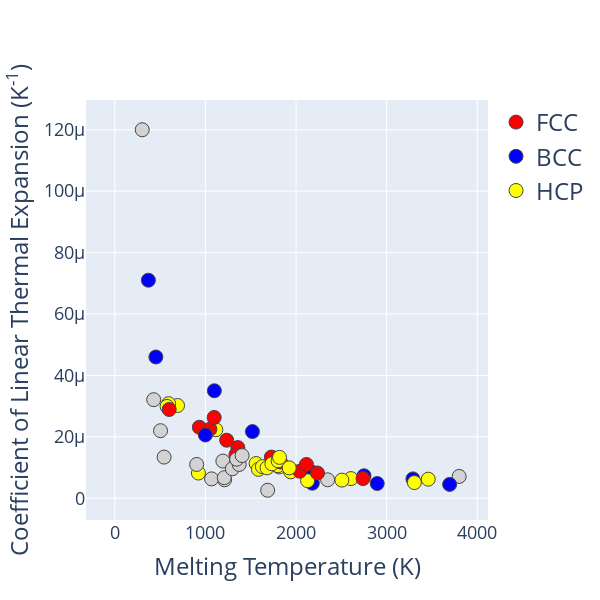

Here is the notebook cell this chart was saved with:
### Markdown cell above
<font color=blue> **Exercise 3.**  a) Find the three metals with highest Young's moduli. b) What are the Young's moduli of Al, Fe and Pb? </font>

### Code cell
layout0= go.Layout(hovermode= 'closest', width = 600, height=600, showlegend=True,  # Hovermode establishes the way the labels that appear when you hover are arranged # Establishing a square plot width=height
    xaxis= dict(title=go.layout.xaxis.Title(text='Melting Temperature (K)', font=dict(size=24)), zeroline= False, gridwidth= 1, tickfont=dict(size=18)), # Axis Titles. Removing the X-axis Mark. Adding a Grid
    yaxis= dict(title=go.layout.yaxis.Title(text='Coefficient of Linear Thermal Expansion (K<sup>-1</sup>)', font=dict(size=24)), zeroline= False, gridwidth= 1, tickfont=dict(size=18)), # Axis Titles. Removing the Y-axis Mark. Adding a Grid
    legend=dict(font=dict(size=24))) # Adding a legend

# Trace

trace0 = go.Scatter(x = melting_temperature,y = CTE, mode = 'markers',
    marker= dict(size= 14, line= dict(width=1), color=colors), # We add a size, a border and our custom colors to the markers
    text= sample, # This attribute (Text) labels each point to this list, which contains our elements in the same indexes as our properties
showlegend = False)


# Empty Traces for Legend
legend_plot_FCC = go.Scatter(x=[None], y=[None], mode='markers', marker=dict(size=14,  line= dict(width=1),color='red'), name = 'FCC')
legend_plot_BCC = go.Scatter(x=[None], y=[None], mode='markers', marker=dict(size=14,  line= dict(width=1),color='blue'), name = 'BCC')
legend_plot_HCP = go.Scatter(x=[None], y=[None], mode='markers', marker=dict(size=14,  line= dict(width=1),color='yellow'), name = 'HCP')


data = [trace0, legend_plot_FCC, legend_plot_BCC, legend_plot_HCP]

fig= go.Figure(data, layout=layout0)
iplot(fig)

### Figure 1 — Plotly figure (JSON) as saved in the notebook; plotly's stock layout.template omitted (floating-point values rounded to 4 significant figures)
{"data": [{"marker": {"color": ["lightgray", "lightgray", "blue", "yellow", "lightgray", "lightgray", "lightgray", "lightgray", "lightgray", "lightgray", "blue", "yellow", "red", "lightgray", "blue", "lightgray", "lightgray", "lightgray", "blue", "yellow", "yellow", "yellow", "blue", "blue", "blue", "blue", "yellow", "red", "red", "yellow", "lightgray", "lightgray", "lightgray", "lightgray", "lightgray", "lightgray", "blue", "red", "yellow", "yellow", "blue", "blue", "yellow", "yellow", "red", "red", "red", "yellow", "lightgray", "lightgray", "lightgray", "lightgray", "lightgray", "lightgray", "blue", "blue", "yellow", "blue", "blue", "yellow", "yellow", "red", "red", "red", "lightgray", "yellow", "red", "lightgray", "lightgray", "lightgray", "lightgray", "lightgray", "lightgray", "lightgray", "blue", "yellow", "yellow", "yellow", "yellow", "yellow", "yellow", "red", "yellow", "lightgray", "red", "lightgray", "lightgray", "lightgray", "lightgray"], "line": {"width": 1}, "size": 14}, "mode": "markers", "showlegend": false, "text": ["H", "He", "Li", "Be", "B", "C", "N", "O", "F", "Ne", "Na", "Mg", "Al", "Si", "P", "S", "Cl", "Ar", "K", "Ca", "Sc", "Ti", "V", "Cr", "Mn", "Fe", "Co", "Ni", "Cu", "Zn", "Ga", "Ge", "As", "Se", "Br", "Kr", "Rb", "Sr", "Y", "Zr", "Nb", "Mo", "Tc", "Ru", "Rh", "Pd", "Ag", "Cd", "In", "Sn", "Sb", "Te", "I", "Xe", "Cs", "Ba", "Hf", "Ta", "W", "Re", "Os", "Ir", "Pt", "Au", "Hg", "Tl", "Pb", "Bi", "La", "Ce", "Pr", "Nd", "Pm", "Sm", "Eu", "Gd", "Tb", "Dy", "Ho", "Er", "Tm", "Yb", "Lu", "Ac", "Th", "Pa", "U", "Np", "Pu"], "type": "scatter", "x": [14.01, 0.95, 453.7, 1560, 2349, 3800, 63.05, 54.8, 53.53, 24.56, 370.9, 923, 933.5, 1687, 317.3, 388.4, 171.6, 83.8, 336.5, 1115, 1814, 1941, 2183, 2180, 1519, 1811, 1768, 1728, 1358.0, 692.7, 302.9, 1211.0, 1090, 494, 265.8, 115.8, 312.5, 1050, 1799, 2128, 2750, 2896, 2430, 2607, 2237, 1828.0, 1235.0, 594.2, 429.8, 505.1, 903.8, 722.7, 386.9, 161.4, 301.6, 1000, 2506, 3290, 3695, 3459, 3306, 2739, 2041.0, 1337.0, 234.3, 577, 600.6, 544.4, 1193, 1068, 1208, 1297, 1373, 1345, 1099, 1585, 1629, 1680, 1734, 1802, 1818, 1097, 1925, 1323, 2115, 1841, 1405.0, 910, 912.5], "y": [null, null, 4.6e-05, 1.13e-05, 6e-06, 7.1e-06, null, null, null, null, 7.1e-05, 8.2e-06, 2.31e-05, 2.6e-06, null, null, null, null, null, 2.23e-05, 1.02e-05, 8.6e-06, 8.4e-06, 4.9e-06, 2.17e-05, 1.18e-05, 1.3e-05, 1.34e-05, 1.65e-05, 3.02e-05, 0.00012, 6e-06, null, null, null, null, null, 2.25e-05, 1.06e-05, 5.7e-06, 7.3e-06, 4.8e-06, null, 6.4e-06, 8.2e-06, 1.18e-05, 1.89e-05, 3.08e-05, 3.21e-05, 2.2e-05, 1.1e-05, null, null, null, null, 2.06e-05, 5.9e-06, 6.3e-06, 4.5e-06, 6.2e-06, 5.1e-06, 6.4e-06, 8.8e-06, 1.42e-05, null, 2.99e-05, 2.89e-05, 1.34e-05, 1.21e-05, 6.3e-06, 6.7e-06, 9.6e-06, 1.1e-05, 1.27e-05, 3.5e-05, 9.4e-06, 1.03e-05, 9.9e-06, 1.12e-05, 1.22e-05, 1.33e-05, 2.63e-05, 9.9e-06, null, 1.1e-05, null, 1.39e-05, null, null]}, {"marker": {"color": "red", "line": {"width": 1}, "size": 14}, "mode": "markers", "name": "FCC", "type": "scatter", "x": [null], "y": [null]}, {"marker": {"color": "blue", "line": {"width": 1}, "size": 14}, "mode": "markers", "name": "BCC", "type": "scatter", "x": [null], "y": [null]}, {"marker": {"color": "yellow", "line": {"width": 1}, "size": 14}, "mode": "markers", "name": "HCP", "type": "scatter", "x": [null], "y": [null]}], "layout": {"height": 600, "hovermode": "closest", "legend": {"font": {"size": 24}}, "showlegend": true, "width": 600, "xaxis": {"autorange": true, "gridwidth": 1, "range": [-319.7, 4121.0], "tickfont": {"size": 18}, "title": {"font": {"size": 24}, "text": "Melting Temperature (K)"}, "type": "linear", "zeroline": false}, "yaxis": {"autorange": true, "gridwidth": 1, "range": [-7.088e-06, 0.0001297], "tickfont": {"size": 18}, "title": {"font": {"size": 24}, "text": "Coefficient of Linear Thermal Expansion (K<sup>-1</sup>)"}, "type": "linear", "zeroline": false}}}
